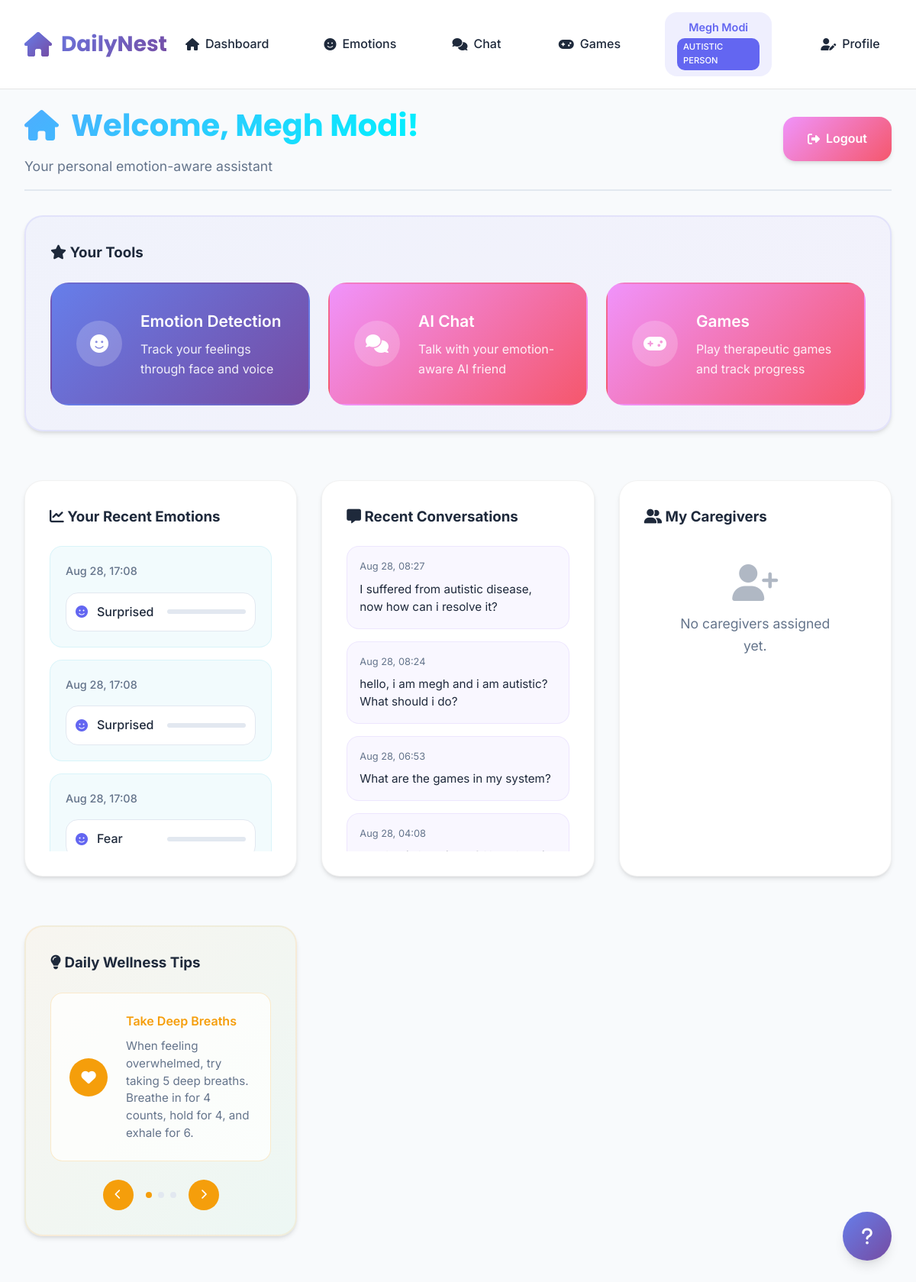
Before: /autistic-dashboard/ (signed in) with the older database file.
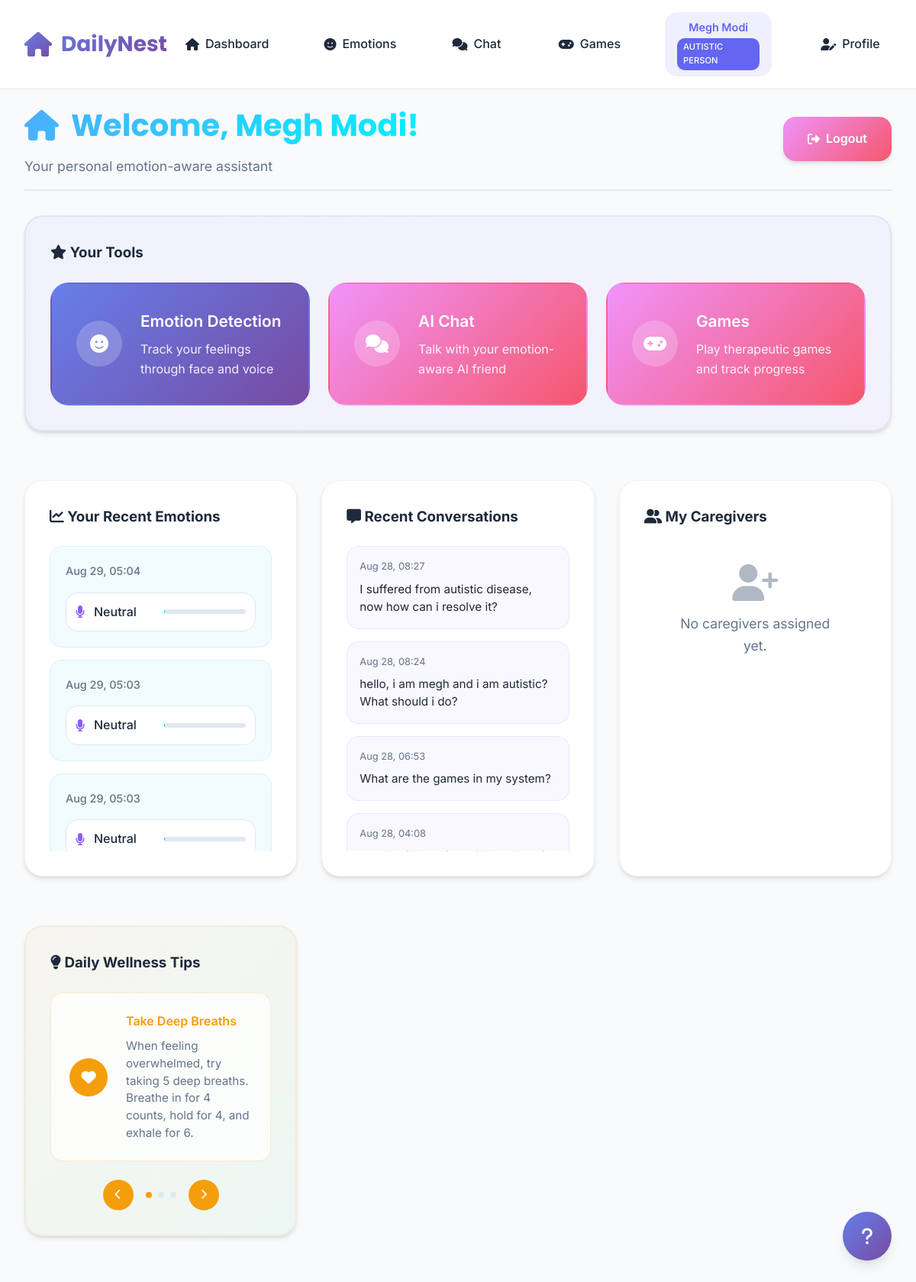
After: the same page with the newer database file.
### DailyNest/models.py (models this page shows, shortened)
class EmotionRecord(models.Model):
    EMOTION_CHOICES = [
        ('happy', 'Happy'),
        ('sad', 'Sad'),
        ('angry', 'Angry'),
        ('surprised', 'Surprised'),
        ('neutral', 'Neutral'),
        ('calm', 'Calm'),
        ('excited', 'Excited'),
        ('fear', 'Fear'),
        ('disgust', 'Disgust'),
    ]
    user = models.ForeignKey('CustomUser', on_delete=models.CASCADE, null=True, blank=True)
    timestamp = models.DateTimeField(default=timezone.now, db_index=True)
    face_emotion = models.CharField(max_length=50, choices=EMOTION_CHOICES, null=True, blank=True)
    voice_emotion = models.CharField(max_length=50, choices=EMOTION_CHOICES, null=True, blank=True)
    face_confidence = models.FloatField(default=0.0, help_text="Confidence score for face emotion (0-1)")
    voice_confidence = models.FloatField(default=0.0, help_text="Confidence score for voice emotion (0-1)")
    notes = models.TextField(blank=True)
    class Meta:
        ordering = ['-timestamp']
        indexes = [
            models.Index(fields=['timestamp']),
            models.Index(fields=['face_emotion']),
            models.Index(fields=['voice_emotion']),
        ]

class ChatMessage(models.Model):
    SENDER_CHOICES = [
        ('user', 'User'),
        ('bot', 'Bot'),
    ]
    user = models.ForeignKey('CustomUser', on_delete=models.CASCADE, null=True, blank=True)
    sender = models.CharField(max_length=10, choices=SENDER_CHOICES)
    message = models.TextField()
    timestamp = models.DateTimeField(default=timezone.now)
    emotion_context = models.ForeignKey(EmotionRecord, on_delete=models.SET_NULL, null=True, blank=True)
    is_bot = models.BooleanField(default=False)

### DailyNest/views.py (the view)
# urls.py: path('autistic-dashboard/', views.autistic_dashboard, name='autistic_dashboard'),
@login_required
def autistic_dashboard(request):
    from .models import CareRelationship
    recent_emotions = EmotionRecord.objects.filter(user=request.user).order_by('-timestamp')[:5]
    recent_chats = ChatMessage.objects.filter(sender='user').order_by('-timestamp')[:5]
    caregiver_relationships = CareRelationship.objects.filter(
        autistic_person=request.user,
        is_active=True
    ).select_related('caregiver')
    context = {
        'recent_emotions': recent_emotions,
        'recent_chats': recent_chats,
        'caregiver_relationships': caregiver_relationships,
    }
    return render(request, 'dashboards/autistic_dashboard.html', context)

### DailyNest/templates/dashboards/autistic_dashboard.html (shortened to what the changed rows need)
{% extends 'base.html' %}
{% block content %}
<div class="dashboard-header">
    <div class="dashboard-title">
        <h1><i class="fas fa-home"></i> Welcome, {{ user.name }}!</h1>
    </div>
</div>
<div class="dashboard-grid">
    <div class="card">
        <div class="emotions-list">
            {% for emotion in recent_emotions %}
                <div class="emotion-card">
                    <div class="emotion-time">
                        {{ emotion.timestamp|date:"M d, H:i" }}
                    </div>
                    <div class="emotion-content">
                        {% if emotion.face_emotion %}
                            <div class="emotion-item face">
                                <i class="fas fa-smile"></i>
                                <span>{{ emotion.face_emotion|title }}</span>
                                <div class="confidence-bar">
                                </div>
                            </div>
                        {% endif %}
                        {% if emotion.voice_emotion %}
                            <div class="emotion-item voice">
                                <i class="fas fa-microphone"></i>
                                <span>{{ emotion.voice_emotion|title }}</span>
                                <div class="confidence-bar">
                                </div>
                            </div>
                        {% endif %}
                    </div>
                </div>
            {% empty %}
                <div class="empty-state">
                    <i class="fas fa-smile"></i>
                    <p>No emotions recorded yet. Try the emotion detection tool!</p>
                    <a href="{% url 'emotion' %}" class="btn btn-primary">Start Tracking</a>
                </div>
            {% endfor %}
        </div>
    </div>
    <div class="card">
        <div class="chats-list">
            {% for chat in recent_chats %}
                <div class="chat-card">
                    <div class="chat-time">
                        {{ chat.timestamp|date:"M d, H:i" }}
                    </div>
                    <div class="chat-message">
                        {{ chat.message|truncatewords:15 }}
                    </div>
                </div>
            {% empty %}
                <div class="empty-state">
                    <i class="fas fa-comments"></i>
                    <p>No conversations yet. Start chatting with your AI friend!</p>
                    <a href="{% url 'chat' %}" class="btn btn-primary">Start Chatting</a>
                </div>
            {% endfor %}
        </div>
    </div>
</div>
{% endblock %}

Changed rows visible on the page:
no longer on this page (row unchanged): EmotionRecord: timestamp "Aug 28, 17:08", face_emotion "Surprised"
no longer on this page (row unchanged): EmotionRecord: timestamp "Aug 28, 17:08", face_emotion "Surprised"
no longer on this page (row unchanged): EmotionRecord: timestamp "Aug 28, 17:08", face_emotion "Fear"
added EmotionRecord: timestamp "Aug 29, 05:04", voice_emotion "Neutral"
added EmotionRecord: timestamp "Aug 29, 05:03", voice_emotion "Neutral"
added EmotionRecord: timestamp "Aug 29, 05:03", voice_emotion "Neutral"
